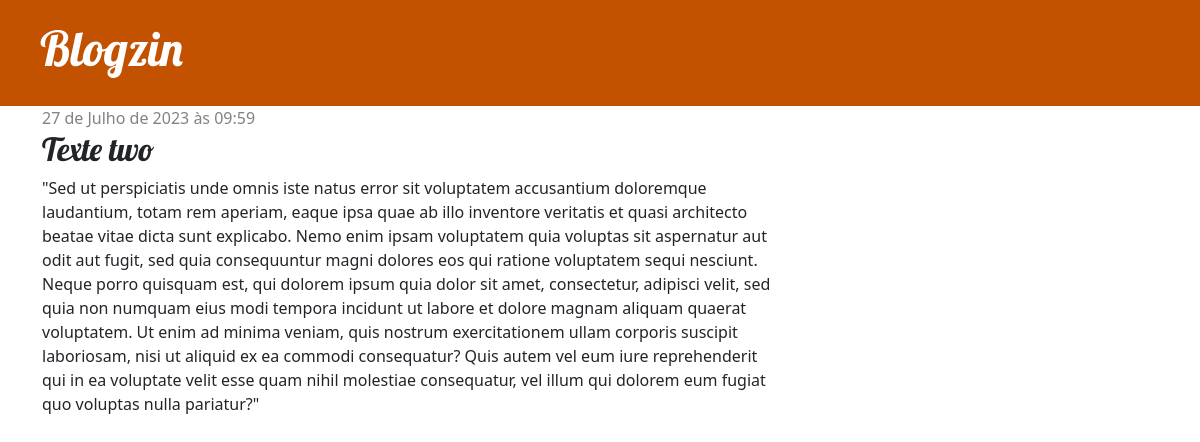
Screenshot of /post/3/ with the database file from the repository.
### blog/models.py (models this page shows, shortened)
class Post(models.Model):
    author = models.ForeignKey(settings.AUTH_USER_MODEL, on_delete=models.CASCADE)
    title = models.CharField(max_length=200)
    text = models.TextField()
    created_date = models.DateTimeField(default=timezone.now)
    published_date = models.DateTimeField(blank=True, null=True)

### blog/views.py (the view)
# urls.py: path('post/<int:pk>/', views.post_detail, name='post_detail'),
def post_detail(request, pk):
    post = get_object_or_404(Post, pk=pk)
    return render(request, "blog/post_detail.html", {"post":post})

### blog/templates/blog/post_detail.html (shortened to what this page needs)
{% extends 'blog/base.html' %}
{% block content %}
    <div class="post">
        {% if post.published_date %}
            <div class="date">
                {{ post.published_date }}
            </div>
        {% endif %}
        <h2>{{ post.title }}</h2>
        <p>{{ post.text|linebreaksbr }}</p>
        </div>
{% endblock %}

### blog/static/css/blog.css (style rules this page uses)
h1, h2, h3, h4 { font-family: 'Lobster', cursive; }
.date { color: #828282; }
.post { margin-bottom: 70px; }

### rows the page displays
Post: published_date "27 de Julho de 2023 às 09:59", title "Texte two", text "\"Sed ut perspiciatis unde omnis iste natus error sit voluptatem accusantium doloremque laudantium, totam rem aperiam, eaque ipsa quae ab illo inventore veritatis et quasi architecto beatae vitae dicta sunt explicabo. Nemo enim ipsam voluptatem quia voluptas sit aspernatur aut odit aut fugit, sed quia consequuntur magni dolores eos qui ratione voluptatem sequi nesciunt. Neque porro quisquam est, qui dolorem ipsum quia dolor sit amet, consectetur, adipisci velit, sed quia non numquam eius modi tempora incidunt ut labore et dolore magnam aliquam quaerat voluptatem. Ut enim ad minima veniam, quis nostrum exercitationem ullam corporis suscipit laboriosam, nisi ut aliquid ex ea commodi…"
